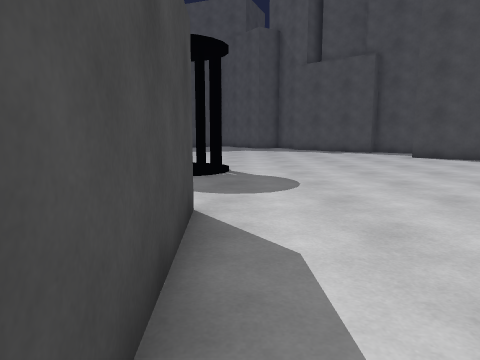
View 1 (above)

24 first-person views from a walk through a 3-D level made in the Unity game engine. The camera is 1.2 m above the floor, tilts 8° down and sees 70° across. The floor is counted in squares, 1 m on a side. Each view is taken from the middle of a square. On the plan, view 1 faces up. The plan holds only what a view shows up to about 14 squares ahead; the rest is blank. The place goes on beyond the plan. The player is left out.

View 2
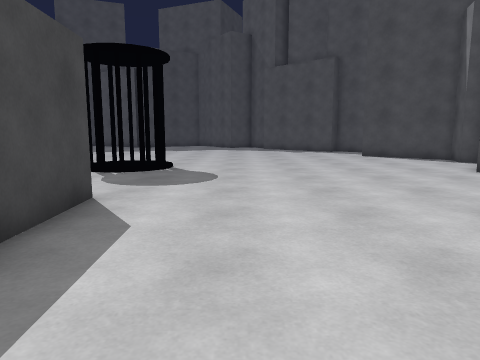

View 3
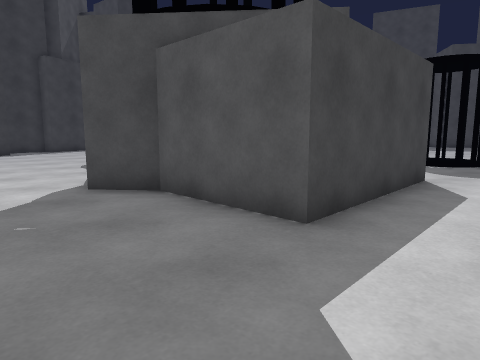

View 4
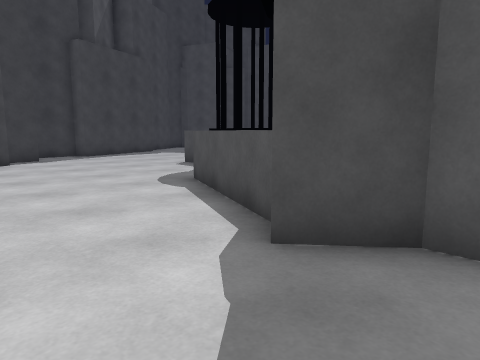

View 5
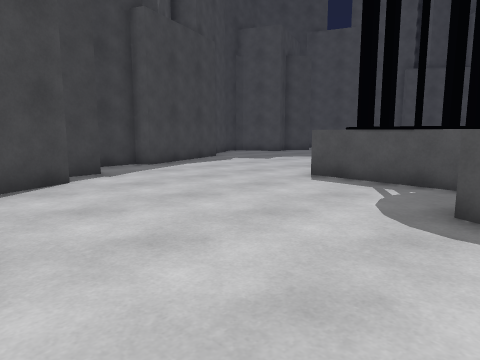

View 6
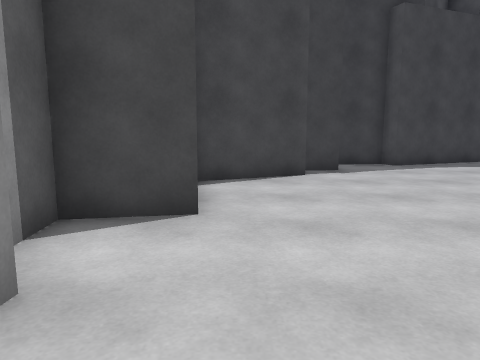

View 7
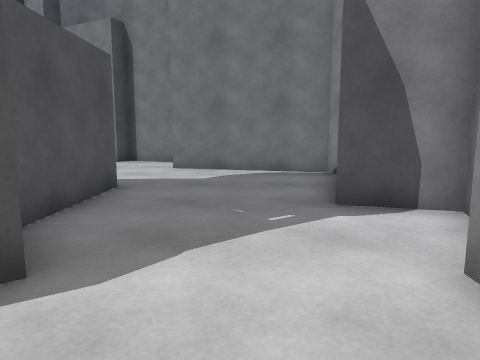

View 8
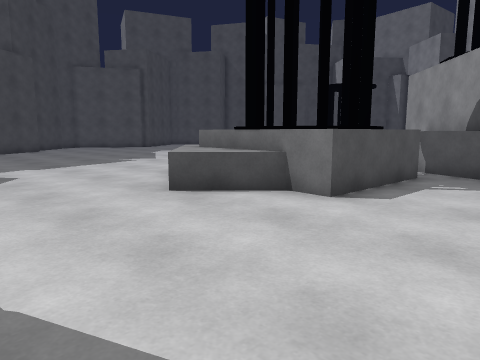

View 9
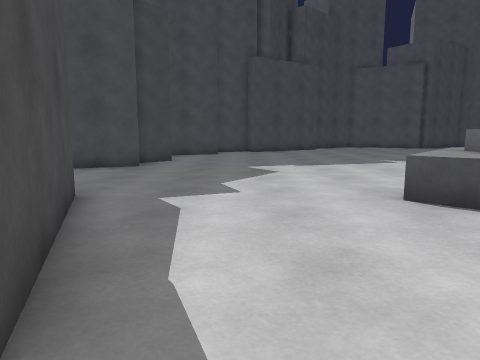

View 10
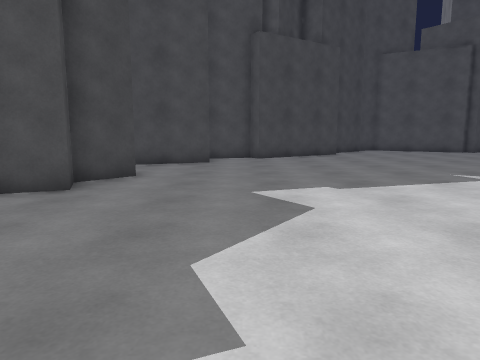

View 11
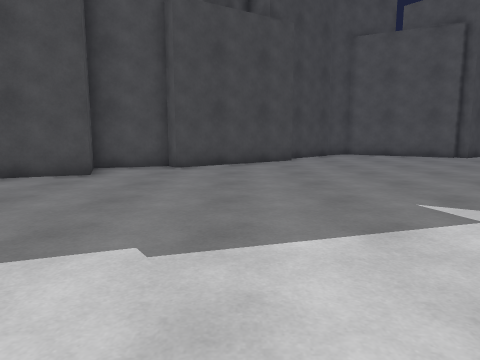

View 12
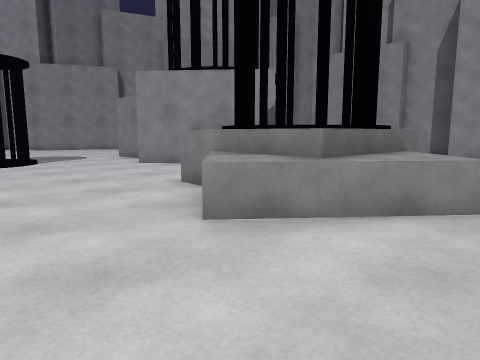

View 13
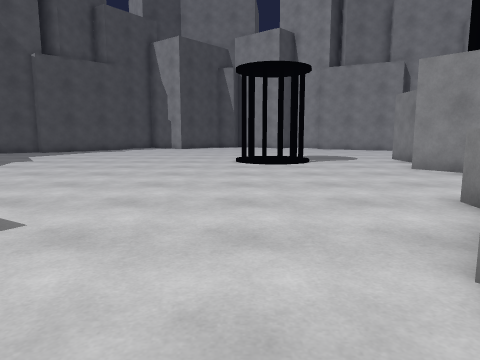

View 14
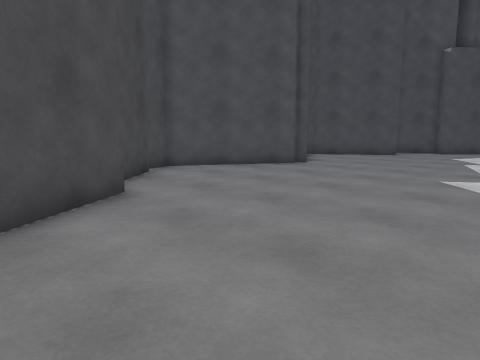

View 15
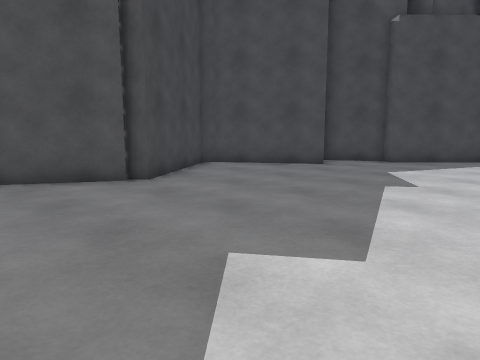

View 16
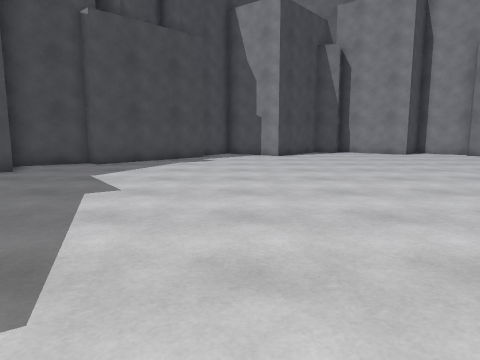

View 17
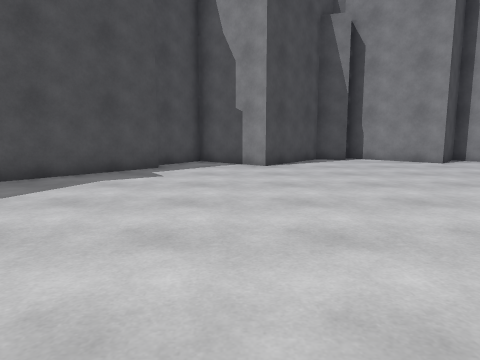

View 18
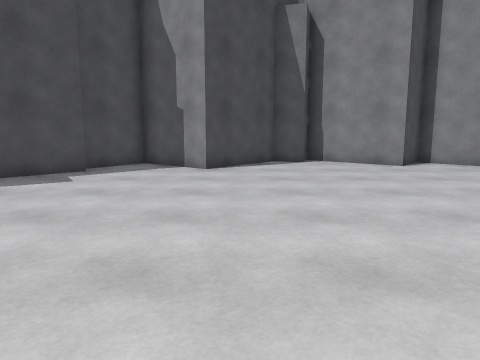

View 19
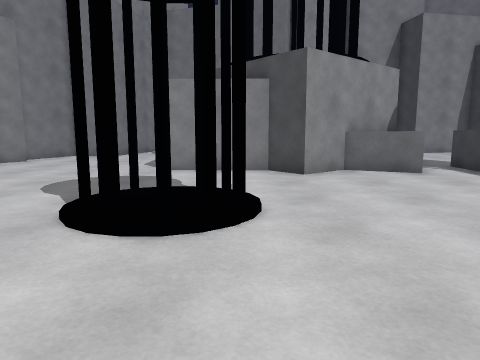

View 20
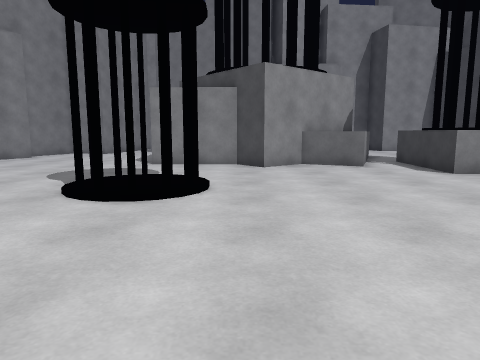

View 21
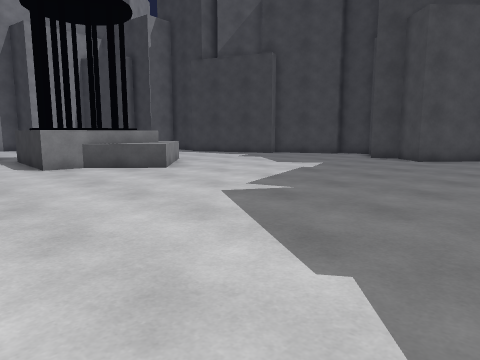

View 22
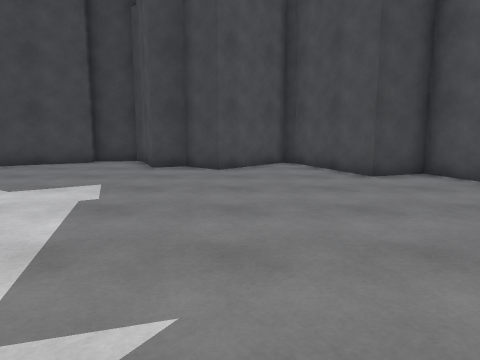

View 23
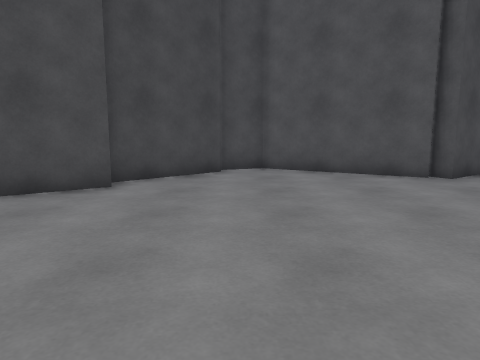

View 24
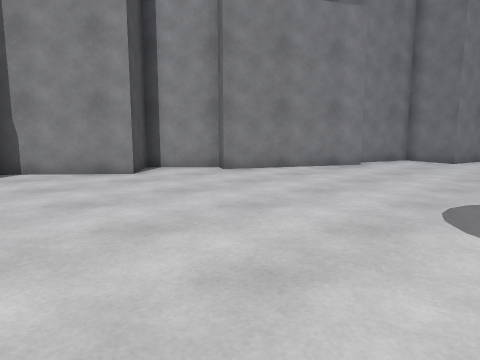

### Floor plan
Points are (right, up) in squares from view 1. A wall is a line through its corners. A room is listed if a view was taken in it or the views show most of it. See-through windows are left out.
Room 1 (views 1, 2, 3, 4, 5, 6, 7, 8, 9, 10, 11, 12, 13, 14, 15, 16, 17, 18, 19, 20, 21, 22, 23, 24)
walls: (-11.6, 8.3) (-10.2, 8.2) (-10.4, 4) (-14.4, 4.2) (-14.3, 5.6); (-8.8, 4.9) (-8.3, 6.1) (-6.3, 5.1); (-14.2, 7.4) (-14.2, 8.4) (-13.4, 8.3); (-8.9, 3) (-4.8, 6.4) (-3.9, 5.3) (-0.7, 5.2) (-0.5, -0.3) (-4.1, -0.2) (-5.3, -1.3); (-9.7, 2.7) (-9, 4.5); (-5.9, -0.5) (-10.3, 1.5); (-6, 25.9) (-10.2, 28.3) (-11.6, 27.8); (-13.7, 24.5) (-18.1, 21.5) (-18.5, 22.1) (-20.9, 21.3) (-20.2, 19.6) (-24.2, 18.1) (-24.4, 17.7) (-21.8, 15.3) (-23, 14.1) (-22.5, 13) (-24.8, 12.1) (-25.1, 11.8) (-24.9, 10); (1.4, 24.8) (-1, 28.4); (-22.1, 7.5) (-20.2, 2.5) (-20.8, 2.3) (-20.7, 0.6); (-11.5, 27.4) (-14.1, 25.1); (7.6, 19.7) (3.7, 23.3) (4.1, 23.8) (2.8, 26); (-12.9, -3.6) (-12.6, -5.5) (-11.5, -5.4); (-18.8, 0.2) (-18.6, -1); (6.2, 1.7) (5.8, 1.9) (8.2, 6.5) (8.8, 6.2) (10.5, 8) (9.1, 9.2) (11.5, 12); (-17.6, -1.1) (-16.3, -4.1); (-14.1, -3.8) (-13.6, -3.7); (-1.6, 28.5) (-5.6, 25.7) (-5.9, 26.2); (-24.5, 10.3) (-23, 7.6); (5.6, -0.5) (6.2, 1.2); (11.4, 12.3) (10.7, 12.5) (11, 13.6) (8.1, 16.1) (10.2, 18.6) (8.1, 20.1); (-3.3, -6.3) (-2.9, -6.4) (-2.4, -4.5); (1.7, -5.8) (2.1, -5.6) (3.4, -0.8) (4.9, -1.2)
low walls: (-14.3, 5.2) (-16.1, 7) (-13.4, 10.1) (-11.3, 8.2)
objects: cage (-3, 10) to (-1, 12)

Where each view was taken, in squares from view 1:
view 1: 0 up, 0 right, facing up
view 2: 1 down, 2 right, facing up
view 3: 4 down, 2 right, facing up-left
view 4: 4 down, 3 left, facing up-left
view 5: 4 down, 9 left, facing up-left
view 6: 3 down, 8 left, facing left
view 7: 3 down, 8 left, facing right
view 8: 1 up, 20 left, facing up-right
view 9: 1 up, 19 left, facing up
view 10: 6 up, 19 left, facing up
view 11: 10 up, 16 left, facing up
view 12: 13 up, 17 left, facing down-right
view 13: 12 up, 16 left, facing right
view 14: 18 up, 17 left, facing up-right
view 15: 18 up, 10 left, facing up-right
view 16: 18 up, 9 left, facing right
view 17: 17 up, 4 left, facing right
view 18: 15 up, 3 left, facing right
view 19: 16 up, 3 left, facing down
view 20: 18 up, 4 left, facing down
view 21: 20 up, 7 left, facing down-left
view 22: 16 up, 11 left, facing left
view 23: 17 up, 11 left, facing up
view 24: 14 up, 0 right, facing down-right
